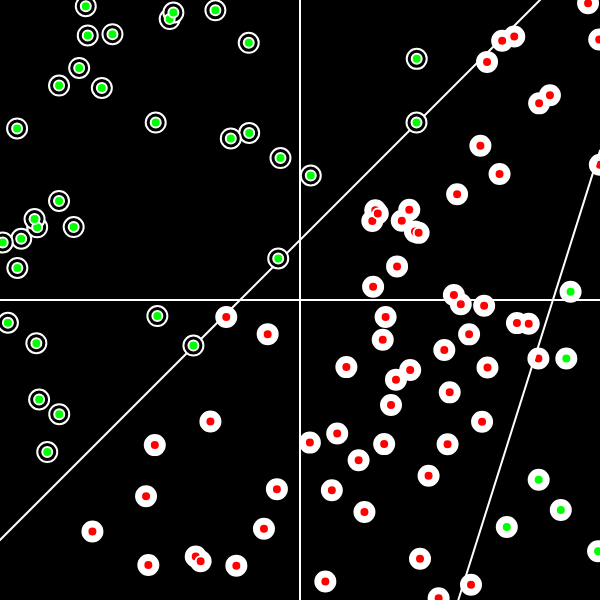
Frame 1 (no input)
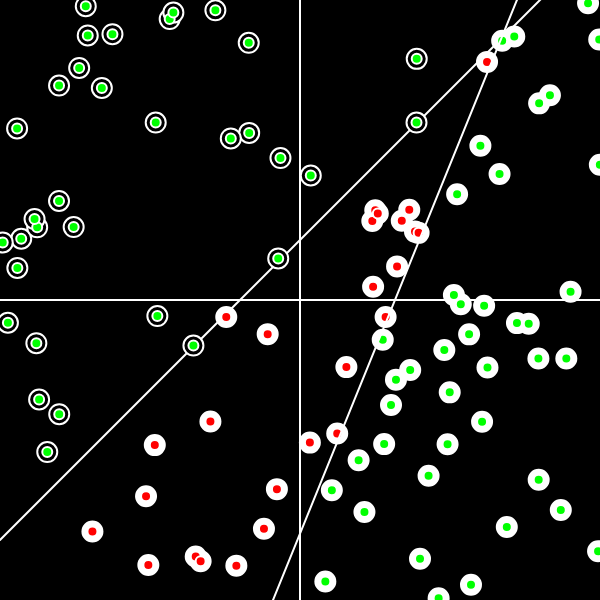
Frame 60 (no input)
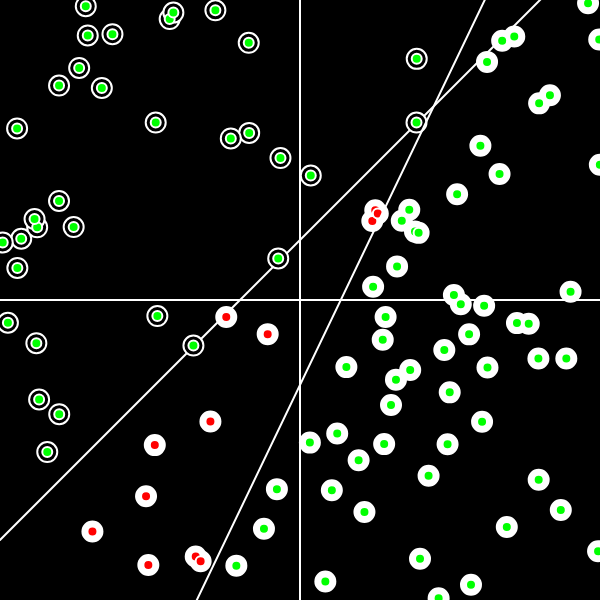
Frame 120 (the mouse pressed at the canvas centre since frame 60)

The p5.js sketch that drew these frames (run headless with seeded random() and noise() and a simulated clock; from frame 60 on, the mouse is pressed at the canvas centre):

// p5.js sketch
// ── sketch.js
let pts = [], p, trainingIndex = 0;

function setup()
{
  createCanvas(600, 600);
  for(let i=0;i<100;i++)
    pts[i] = new Point();
  p = new Perceptron();
}

function draw()
{
  background(0);
  push()
  translate(width/2, height/2);
  stroke(255);
  strokeWeight(2);
  line(-width/2,0,width/2,0);
  line(0,height/2,0,-height/2);
  let x1 = new Point(1, f(1));
  let x2 = new Point(-1, f(-1));
  line(x1.pixelX(), x1.pixelY(), x2.pixelX(), x2.pixelY());
  for(pt of pts)
  {
    pt.display();
  }

  for(pt of pts)
  {
    let inputs = [pt.x, pt.y, 1];
   // p.train(inputs, pt.label);
    if(p.guess(inputs) == pt.label)
      fill(0,255,0);
    else
      fill(255, 0, 0);
    ellipse(pt.pixelX(), pt.pixelY(), 10, 10);
  }

  let inputs = [pts[trainingIndex].x, pts[trainingIndex].y, 1];
  p.train(inputs, pts[trainingIndex].label);
  trainingIndex++;
  if(trainingIndex == pts.length)
    trainingIndex = 0;
  p.drawLine();

  pop();
}

class Point
{
  constructor(x, y)
  {
    if(arguments.length == 2)
    {
      this.x = x;
      this.y = y;
    }
    else
    {
      this.x = random(-1, 1);
      this.y = random(-1, 1);
      if(this.y>=f(this.x))
        this.label = 1;
      else
        this.label = -1;
    }
  }

  display()
  {
    if(this.label == 1)
      fill(0);
    else
      fill(255);
    ellipse(this.pixelX(), this.pixelY(), 20, 20);
  }

  pixelX()
  {
    return map(this.x, -1, 1, -width/2, width/2);
  }
  pixelY()
  {
    return map(this.y, -1, 1, height/2, -height/2);
  }
}

function f(x)
{
  let m=1, b=0.2;
  return m*x+b;
}

class Perceptron
{
  constructor()
  {
    this.weights = [random(-1, 1), random(-1, 1), random(-1,1)];
    this.lr = 0.005;
  }

  guess(inputs)
  {
    let sum = 0, output;
    for(let i=0;i<this.weights.length;i++)
    {
      sum += this.weights[i] * inputs[i];
    }
    output = sign(sum);
    return output;
  }

  train(inputs, target)
  {
    let output = this.guess(inputs);
    let error = target - output;
    for(let i=0;i<this.weights.length;i++)
      this.weights[i] += error*inputs[i]*this.lr;
  }

  drawLine()
  {
    let w0 = this.weights[0];
    let w1 = this.weights[1];
    let w2 = this.weights[2];

    let x1 = 1;
    let y1 = (-w2/w1)-(w0/w1);
    let x2 = -1;
    let y2 = (-w2/w1)-(w0/w1)*(-1);

    let pt1 = new Point(x1, y1);
    let pt2 = new Point(x2, y2);

    line(pt1.pixelX(), pt1.pixelY(), pt2.pixelX(), pt2.pixelY());
  }
}

function sign(x)
{
  if(x>=0)
    return 1;
  else
    return -1;
}
